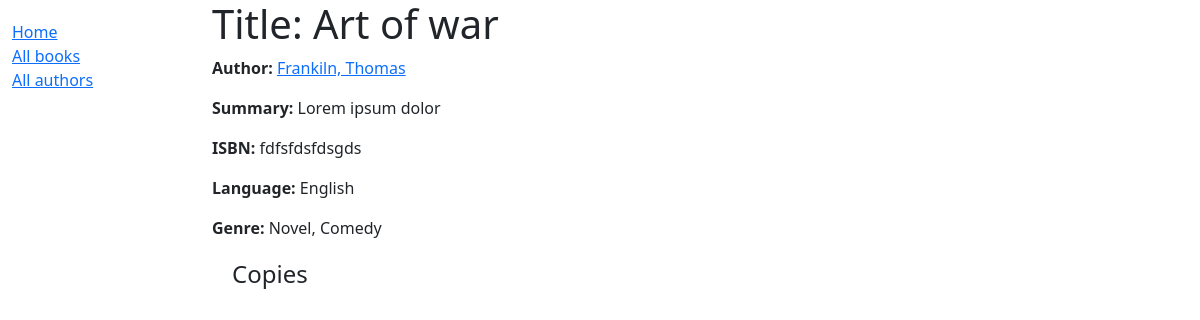
/catalog/book/1, run on the app's committed database.
### catalog/models.py (models this page shows, shortened)
class Book(models.Model):
    title = models.CharField(max_length=200)
    author = models.ForeignKey("Author", on_delete=models.SET_NULL, null=True)
    summary = models.TextField(
        max_length=1000, help_text="Enter a brief description of the book"
    )
    isbn = models.CharField(
        "ISBN",
        max_length=13,
        unique=True,
        help_text='13 Character <a href="https://www.isbn-international.org/content/what-isbn">ISBN number</a>',
    )
    genre = models.ManyToManyField(Genre, help_text="Select a genre for this book")
    language = models.ForeignKey(Language, on_delete=models.SET_NULL, null=True)
    def display_genre(self):
        """Create a string for the Genre. This is required to display genre in Admin."""
        return ", ".join(genre.name for genre in self.genre.all()[:3])
    display_genre.short_description = "Genre"

class Author(models.Model):
    first_name = models.CharField(max_length=100)
    last_name = models.CharField(max_length=100)
    date_of_birth = models.DateField(null=True, blank=True)
    date_of_death = models.DateField("Died", null=True, blank=True)
    class Meta:
        ordering = ["last_name",]
    def __str__(self):
        return f"{self.last_name}, {self.first_name}"

class Language(models.Model):
    name = models.CharField(
        max_length=200,
        help_text="Enter the book's natural language (e.g. English, French, Japanese etc.)",
    )
    def __str__(self):
        return self.name

class Genre(models.Model):
    name = models.CharField(
        max_length=200, help_text="Enter a book genre (e.g. Science Fiction)"
    )
    def __str__(self) -> str:
        return self.name

### catalog/views.py (the view)
# urls.py: path("book/<int:pk>", views.BookDetailView.as_view(), name="book-detail"),
class BookDetailView(generic.DetailView):
    model = Book

### catalog/templates/catalog/book_detail.html (shortened to what this page needs)
{% extends "base.html" %}
{% block content %}
<h1>Title: {{ book.title }}</h1>
<p><strong>Author:</strong> <a href="">{{ book.author }}</a></p>
<p><strong>Summary:</strong> {{ book.summary }}</p>
<p><strong>ISBN:</strong> {{ book.isbn }}</p>
<p><strong>Language:</strong> {{ book.language }}</p>
<p><strong>Genre:</strong> {{ book.genre.all|join:", " }}</p>
<div style="margin-left:20px;margin-top:20px">
    <h4>Copies</h4>
</div>
{% endblock %}

### data on the page
Book: author "Frankiln, Thomas", summary "Lorem ipsum dolor", isbn "fdfsfdsfdsgds", language "English", genre.all "Novel, Comedy"
